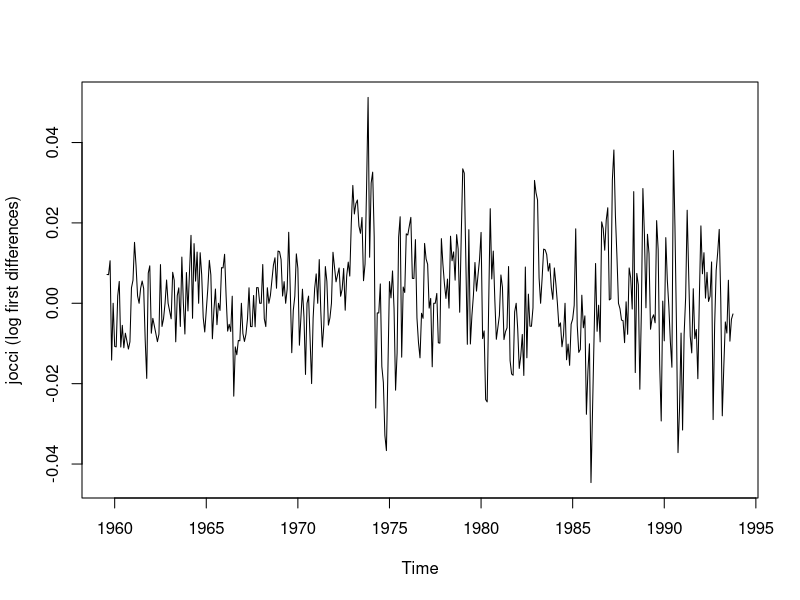
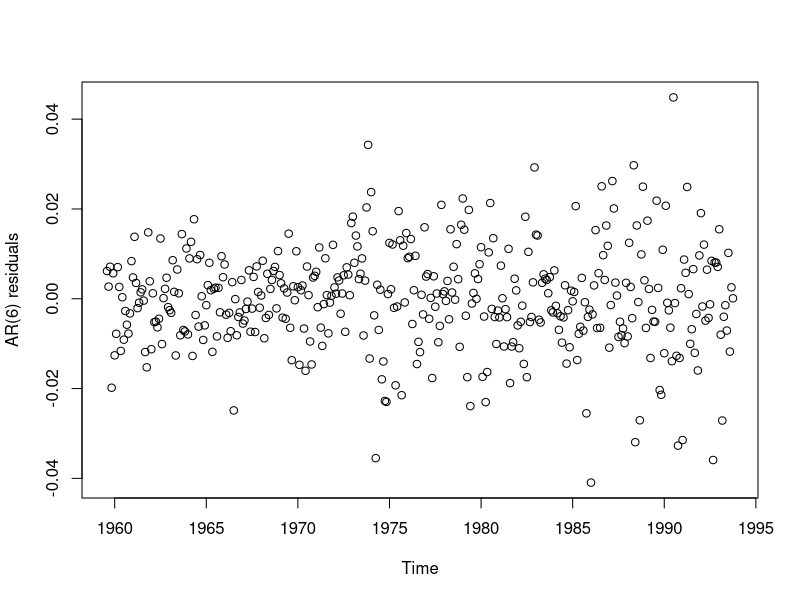
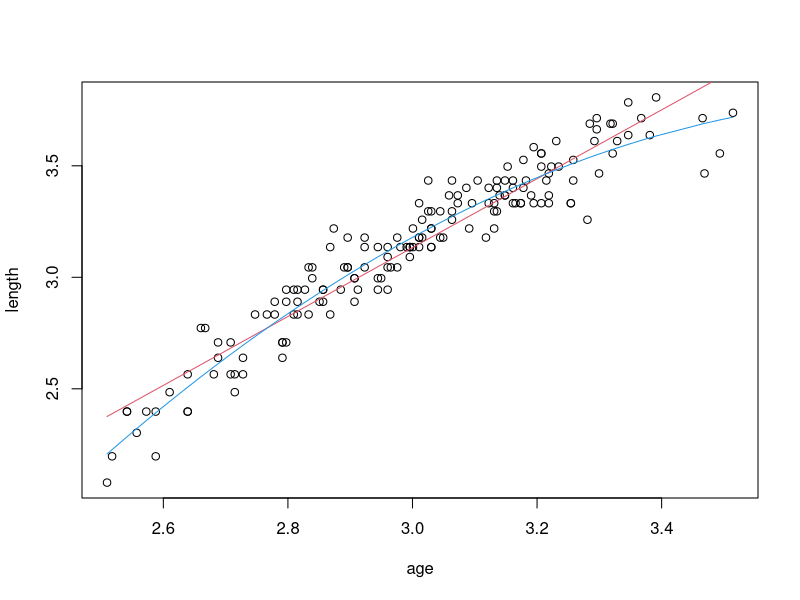
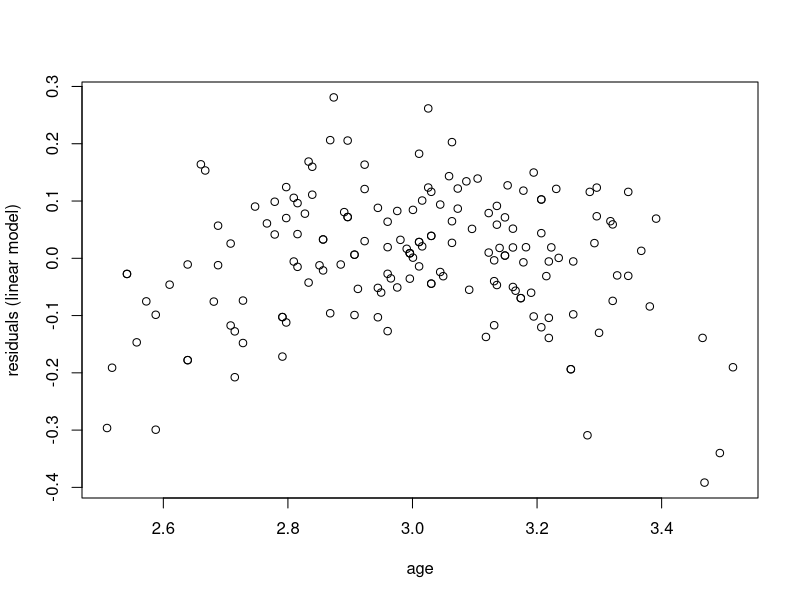
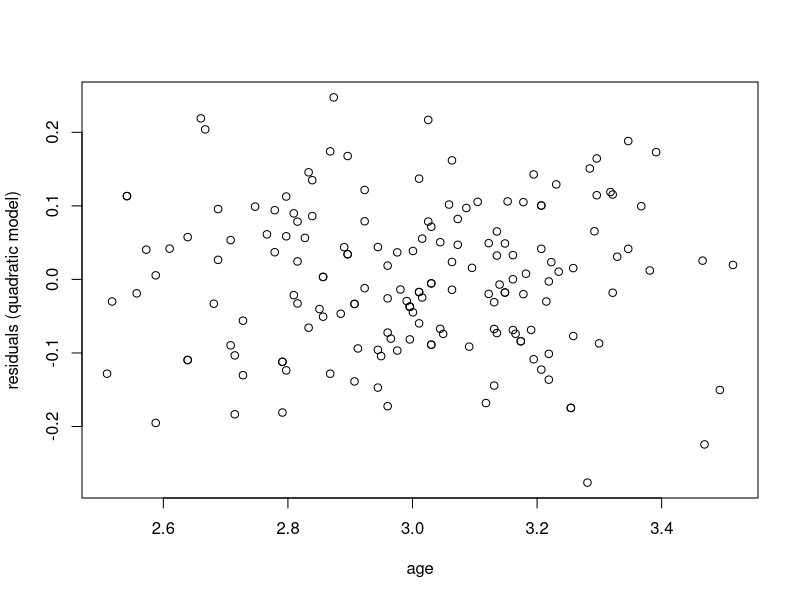

Recreate these plots in R, in order.
### R code from vignette source 'lmtest-intro.Rnw'

###################################################
### code chunk number 1: preliminaries
###################################################
library(lmtest)
options(SweaveHooks=list(twofig=function() {par(mfrow=c(1,2))},
                         twofig2=function() {par(mfrow=c(2,1))},
                         onefig=function() {par(mfrow=c(1,1))}))


###################################################
### code chunk number 2: macro-jocci
###################################################
data(jocci)
plot(jocci[,"dy"], ylab = "jocci (log first differences)")
ar6.model <- dy ~ dy1 + dy2 + dy3 + dy4 + dy5 +dy6
jocci.fm <- lm(ar6.model, data = jocci)
plot(time(jocci), residuals(jocci.fm), xlab = "Time", ylab = "AR(6) residuals")


###################################################
### code chunk number 3: macro-corr1
###################################################
data(jocci)
dwtest(dy ~ 1, data = jocci)


###################################################
### code chunk number 4: macro-model
###################################################
ar6.model <- dy ~ dy1 + dy2 + dy3 + dy4 + dy5 +dy6


###################################################
### code chunk number 5: macro-corr2
###################################################
bgtest(ar6.model, data = jocci)


###################################################
### code chunk number 6: macro-hetsked1
###################################################
var.model <- ~ I(dy1^2) + I(dy2^2) + I(dy3^2) + I(dy4^2) + I(dy5^2) + I(dy6^2)
bptest(ar6.model, var.model, data = jocci)


###################################################
### code chunk number 7: mandible-data
###################################################
data(Mandible)
mandible <- log(Mandible)
attach(mandible)
plot(mandible)
fm <- lm(length ~ age)
fm2 <- lm(length ~ age + I(age^2))
lines(age, fitted(fm), col = 2)
lines(age, fitted(fm2), col = 4)


###################################################
### code chunk number 8: mandible-res
###################################################
plot(age, residuals(fm), ylab = "residuals (linear model)")
plot(age, residuals(fm2), ylab = "residuals (quadratic model)")
detach(mandible)


###################################################
### code chunk number 9: mandible-tests1 (eval = FALSE)
###################################################
## data(Mandible)
## mandible <- log(Mandible)
## harvtest(length ~ age, order.by = ~ age, data = mandible)
## raintest(length ~ age, order.by = ~ age, data = mandible)


###################################################
### code chunk number 10: mandible-tests2
###################################################
resettest(length ~ age, data = mandible)


###################################################
### code chunk number 11: mandible-tests3
###################################################
resettest(length ~ age, power = 2, type = "regressor", data = mandible)


###################################################
### code chunk number 12: mandible-tests4
###################################################
raintest(length ~ age + I(age^2), order.by = ~ age, data = mandible)


###################################################
### code chunk number 13: mandible-supF
###################################################
if(require(strucchange)) {
  supF.pval <- round(sctest(length ~ age + I(age^2), data = mandible, to = 0.9, type = "supF")$p.value, digits = 3)
} else {
#  warning("`strucchange' not available: p value set to NA")
  supF.pval <- NA
}
